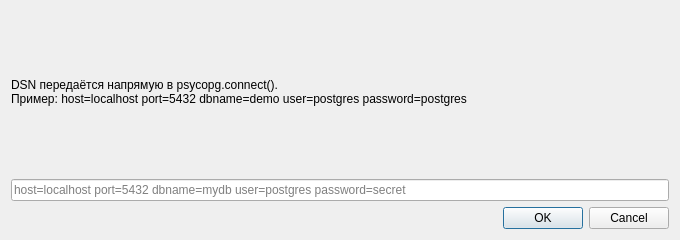
<?xml version="1.0" encoding="UTF-8"?>
<ui version="4.0">
 <class>ConnectionDialog</class>
 <widget class="QDialog" name="ConnectionDialog">
  <property name="geometry"><rect><x>0</x><y>0</y><width>680</width><height>240</height></rect></property>
  <property name="windowTitle"><string>Подключение к PostgreSQL</string></property>
  <layout class="QVBoxLayout" name="verticalLayout">
   <item><widget class="QLabel" name="hint_label"><property name="text"><string>DSN передаётся напрямую в psycopg.connect().&#xa;Пример: host=localhost port=5432 dbname=demo user=postgres password=postgres</string></property><property name="wordWrap"><bool>true</bool></property></widget></item>
   <item><widget class="QLineEdit" name="dsn_edit"><property name="placeholderText"><string>host=localhost port=5432 dbname=mydb user=postgres password=secret</string></property></widget></item>
   <item><widget class="QDialogButtonBox" name="buttonBox"><property name="standardButtons"><set>QDialogButtonBox::Cancel|QDialogButtonBox::Ok</set></property></widget></item>
  </layout>
 </widget>
 <resources/>
 <connections/>
</ui>
